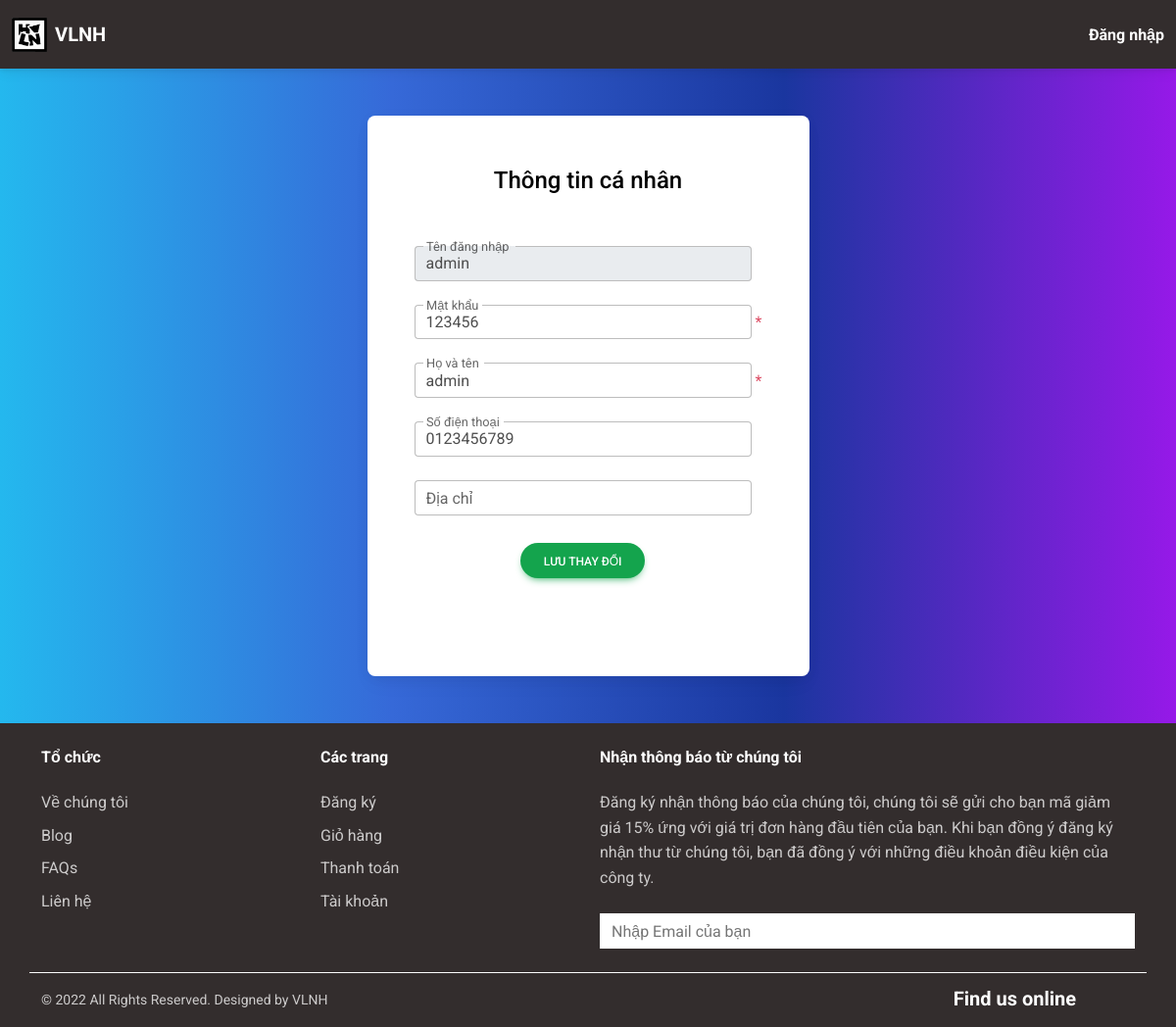
The app's page /app/views/user/edit-profile.php?id=1 with its own data.
### tables this page shows
CREATE TABLE `user` (
  `id` int(10) PRIMARY KEY AUTO_INCREMENT,
  `name` varchar(255) NOT NULL,
  `username` varchar(255) NOT NULL,
  `password` varchar(255) NOT NULL,
  `phone` varchar(255),
  `address` varchar(255),
  `role` int(1) DEFAULT 1,
  `image` varchar(255)
);

### models/connection_user.php (called while the page is built, shortened)
<?php
    class Connection {
        function __construct()
        {
            $this->conn = mysqli_connect('localhost', 'root', '', 'shop');
        }
    }

### models/user.php (called while the page is built, shortened)
<?php
require_once 'connection_user.php';
function SelectUser($id) {
    $connObj = new Connection();
    $sql = sprintf('SELECT * FROM user WHERE id=\'%d\'', $id);
    return $connObj->conn->query($sql)->fetch_assoc();
}

### controllers/user.php (called while the page is built, shortened)
<?php
require_once __DIR__.'/../models/user.php';
function GetUserData(&$user, $id) {
    $user_data = SelectUser($id);
    $fields = ['id', 'username', 'password', 'name', 'phone', 'address'];
    foreach ($fields as $field) {
        $user[$field] = $user_data[$field];
    }
}

### app/views/user/edit-profile.php (the view, shortened to what this page needs)
<?php
require_once __DIR__ . '/../../../controllers/user.php';
$user = [
    'id' => '',
    'username' => '',
    'password' => '',
    'name' => '',
    'phone' => '',
    'address' => ''
];
$error = [
    'name' => '',
    'phone' => '',
    'address' => ''
];
if ($_SERVER["REQUEST_METHOD"] == "GET") {
    if (isset($_GET['id'])) {
        GetUserData($user, $_GET['id']);
    } else {
        header('Location: ../index.php');
    }
} else if ($_SERVER["REQUEST_METHOD"] == "POST") {
    $fields = ['id', 'password', 'name', 'phone', 'address'];
    foreach ($fields as $field) {
        $user[$field] = $_POST[$field];
    }
    EditUserData($user, $error, $_SERVER['REQUEST_URI']);
}
?>
<!DOCTYPE html>
<html lang="en">
    <head>
        <link
            href="https://cdnjs.cloudflare.com/ajax/libs/font-awesome/6.0.0/css/all.min.css"
            rel="stylesheet"
        />
        <link
            href="https://cdnjs.cloudflare.com/ajax/libs/mdb-ui-kit/6.0.1/mdb.min.css"
            rel="stylesheet"
        />
        <link
            href="../../assets/css/style.css"
            rel="stylesheet"
        />
    </head>
    <body>
    <?php
    include('../admin/header_admin.php');
    ?>
    <div class="h-100 gradient-custom-3">
        <div class="container py-5 h-100">
            <div class="row d-flex justify-content-center align-items-center h-100">
                <div class="col-xl-5">
                    <div class="card rounded-3 text-black p-5">
                        <div class="text-center">
                            <h4 class="mt-1 mb-5 pb-1">Thông tin cá nhân</h4>
                        </div>
                        <form action="<?php echo htmlspecialchars($_SERVER["PHP_SELF"]);?>" method="post">
                            <div class="mb-4">
                                <div class="d-flex align-items-center">
                                    <div class="form-outline">
                                        <input type="text"
                                               id="username-edit"
                                               name="username-edit"
                                               class="form-control"
                                               value="<?php echo $user['username']?>" disabled/>
                                        <label class="form-label" for="username-edit">Tên đăng nhập</label>
                                    </div>
                                    <span class="text-white ms-1">*</span>
                                </div>
                            </div>
                            <div class="mb-4">
                                <div class="d-flex align-items-center">
                                    <div class="form-outline">
                                        <input type="text"
                                               id="password-edit"
                                               name="password-edit"
                                               class="form-control"
                                               value="<?php echo $user['password']?>"/>
                                        <label class="form-label" for="password-edit">Mật khẩu</label>
                                    </div>
                                    <span class="text-danger ms-1">*</span>
                                </div>
                            </div>
                            <div class="mb-4">
                                <div class="d-flex align-items-center">
                                    <div class="form-outline">
                                        <input type="text"
                                               id="name"
                                               name="name"
                                               class="form-control"
                                               value="<?php echo $user['name']?>"/>
                                        <label class="form-label" for="name">Họ và tên</label>
                                    </div>
                                    <span class="text-danger ms-1">*</span>
                                </div>
                            </div>
                            <div class="mb-4">
                                <div class="d-flex align-items-center">
                                    <div class="form-outline">
                                        <input type="text"
                                               id="phone"
                                               name="phone"
                                               class="form-control"
                                               value="<?php echo $user['phone']?>"/>
                                        <label class="form-label" for="phone">Số điện thoại</label>
                                    </div>
                                    <span class="text-white ms-1">*</span>
                                </div>
                            </div>
                            <div class="mb-4">
                                <div class="d-flex align-items-center">
                                    <div class="form-outline">
                                        <input type="text"
                                               id="address"
                                               name="address"
                                               class="form-control"
                                               value="<?php echo $user['address']?>"/>
                                        <label class="form-label" for="address">Địa chỉ</label>
                                    </div>
                                    <span class="text-white ms-1">*</span>
                                </div>
                            </div>
                            <div class="text-center pt-1 mb-5 pb-1 d-flex align-items-center justify-content-center">
                                <button class="btn btn-success btn-rounded fa-lg mx-3" type="submit">
                                    Lưu thay đổi
                                </button>
                                <span class="text-white ms-1">*</span>
                            </div>
                        </form>
                    </div>
                </div>
            </div>
        </div>
    </div>
    <?php
    include('../footer.php');
    ?>
    </body>
</html>

### app/assets/css/style.css (style rules this page uses)
.gradient-custom-3 { background: #fccb90; background: -webkit-linear-gradient(to right, #24b8ee, #3669d8, #1a369f, #9619e8); background: linear-gradient(to right, #24b8ee, #3669d8, #1a369f, #9619e8); }

### records on screen
user: username-edit "admin", password-edit "123456", name "admin", phone "0123456789"
